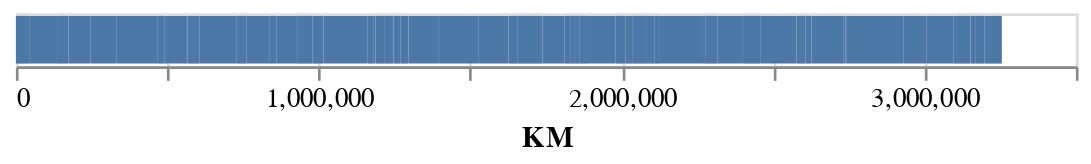

The notebook cell this image was saved under:
### Code cell
# simple barplot with Altair
barplot_altair = alt.Chart(df).mark_bar().encode(
    x='KM'
)
# plot bar chart
barplot_altair

### Figure 1 — Vega-Lite specification as saved in the notebook (floating-point values rounded to 4 significant figures)
{"config": {"view": {"continuousWidth": 400, "continuousHeight": 300}}, "data": {"name": "data-39f9811772bb6e80e6bed2a18e547576"}, "mark": "bar", "encoding": {"x": {"type": "quantitative", "field": "KM"}}, "$schema": "https://vega.github.io/schema/vega-lite/v4.0.2.json", "datasets": {"data-39f9811772bb6e80e6bed2a18e547576": [{"obs": 1, "Preis": 16990, "Alter": 2.37, "KM": 46200}, {"obs": 2, "Preis": 14000, "Alter": 3.38, "KM": 92600}, {"obs": 3, "Preis": 18000, "Alter": 2.28, "KM": 35000}, {"obs": 4, "Preis": 14500, "Alter": 3.38, "KM": 73000}, {"obs": 5, "Preis": 14100, "Alter": 3.46, "KM": 84400}, {"obs": 6, "Preis": 13480, "Alter": 3.55, "KM": 137500}, {"obs": 7, "Preis": 18000, "Alter": 2.53, "KM": 23000}, {"obs": 8, "Preis": 12350, "Alter": 4.23, "KM": 73000}, {"obs": 9, "Preis": 23900, "Alter": 0.17, "KM": 1800}, {"obs": 10, "Preis": 15900, "Alter": 2.87, "KM": 40500}, {"obs": 11, "Preis": 11100, "Alter": 5.33, "KM": 120300}, {"obs": 12, "Preis": 17800, "Alter": 1.86, "KM": 35000}, {"obs": 13, "Preis": 11900, "Alter": 4.73, "KM": 73900}, {"obs": 14, "Preis": 17700, "Alter": 2.28, "KM": 25100}, {"obs": 15, "Preis": 14320, "Alter": 3.81, "KM": 67210}, {"obs": 16, "Preis": 15000, "Alter": 2.7, "KM": 51500}, {"obs": 17, "Preis": 17500, "Alter": 2.37, "KM": 35900}, {"obs": 18, "Preis": 10700, "Alter": 4.56, "KM": 144000}, {"obs": 19, "Preis": 16900, "Alter": 2.7, "KM": 22000}, {"obs": 20, "Preis": 24000, "Alter": 0.34, "KM": 5500}, {"obs": 21, "Preis": 16900, "Alter": 1.69, "KM": 31000}, {"obs": 22, "Preis": 17200, "Alter": 2.79, "KM": 27570}, {"obs": 23, "Preis": 28400, "Alter": 0.26, "KM": 1500}, {"obs": 24, "Preis": 15600, "Alter": 2.28, "KM": 21700}, {"obs": 25, "Preis": 15200, "Alter": 2.53, "KM": 27000}, {"obs": 26, "Preis": 10000, "Alter": 4.31, "KM": 100500}, {"obs": 27, "Preis": 8950, "Alter": 5.24, "KM": 132000}, {"obs": 28, "Preis": 14000, "Alter": 3.55, "KM": 97700}, {"obs": 29, "Preis": 18500, "Alter": 1.69, "KM": 28660}, {"obs": 30, "Preis": 21850, "Alter": 1.61, "KM": 25900}, {"obs": 31, "Preis": 13250, "Alter": 3.81, "KM": 58000}, {"obs": 32, "Preis": 15300, "Alter": 3.55, "KM": 73000}, {"obs": 33, "Preis": 20100, "Alter": 0.84, "KM": 18000}, {"obs": 34, "Preis": 18890, "Alter": 1.1, "KM": 13181}, {"obs": 35, "Preis": 19000, "Alter": 1.36, "KM": 19000}, {"obs": 36, "Preis": 18600, "Alter": 2.11, "KM": 27000}, {"obs": 37, "Preis": 10200, "Alter": 4.99, "KM": 90000}, {"obs": 38, "Preis": 17700, "Alter": 2.03, "KM": 33000}, {"obs": 39, "Preis": 18890, "Alter": 1.27, "KM": 22500}, {"obs": 40, "Preis": 14500, "Alter": 3.38, "KM": 49000}, {"obs": 41, "Preis": 18500, "Alter": 2.11, "KM": 25880}, {"obs": 42, "Preis": 19700, "Alter": 1.43, "KM": 14100}, {"obs": 43, "Preis": 6700, "Alter": 5.49, "KM": 142000}, {"obs": 44, "Preis": 19700, "Alter": 1.02, "KM": 12600}, {"obs": 45, "Preis": 15500, "Alter": 3.13, "KM": 39000}, {"obs": 46, "Preis": 14500, "Alter": 2.28, "KM": 83300}, {"obs": 47, "Preis": 12500, "Alter": 4.23, "KM": 59200}, {"obs": 48, "Preis": 11500, "Alter": 4.48, "KM": 118000}, {"obs": 49, "Preis": 17500, "Alter": 2.11, "KM": 29800}, {"obs": 50, "Preis": 18500, "Alter": 2.11, "KM": 19230}, {"obs": 51, "Preis": 10500, "Alter": 4.9, "KM": 107000}, {"obs": 52, "Preis": 19300, "Alter": 1.19, "KM": 5000}, {"obs": 53, "Preis": 22800, "Alter": 0.26, "KM": 5000}, {"obs": 54, "Preis": 10000, "Alter": 3.78, "KM": 188000}, {"obs": 55, "Preis": 12350, "Alter": 3.72, "KM": 75000}, {"obs": 56, "Preis": 14450, "Alter": 2.87, "KM": 90000}, {"obs": 57, "Preis": 16900, "Alter": 2.11, "KM": 55000}, {"obs": 58, "Preis": 19980, "Alter": 0.59, "KM": 1500}, {"obs": 59, "Preis": 20000, "Alter": 1.27, "KM": 16500}, {"obs": 60, "Preis": 18500, "Alter": 1.69, "KM": 29300}, {"obs": 61, "Preis": 14000, "Alter": 3.21, "KM": 56400}]}}
